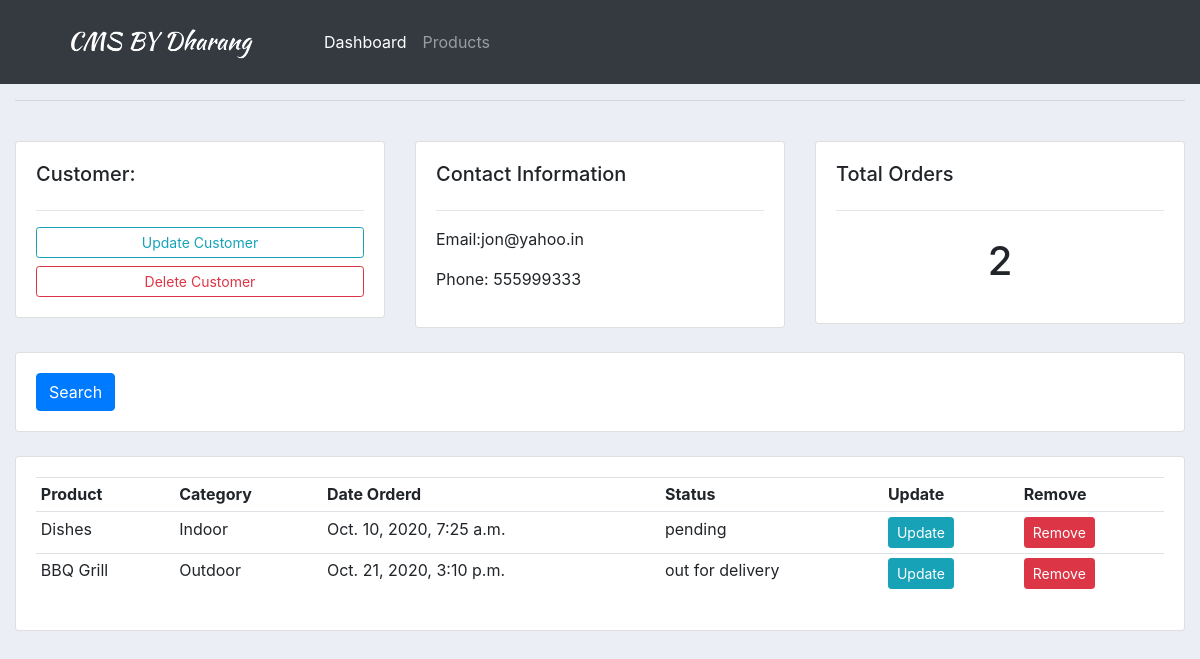
Screenshot of /customer/1 with the database file from the repository.
### accounts/models.py (models this page shows, shortened)
class Customer(models.Model):
    name = models.CharField(max_length=200,null=True)
    phone = models.CharField(max_length=200,null=True)
    email = models.CharField(max_length=200,null=True)
    date_created = models.DateTimeField(auto_now_add=True)

class Orders(models.Model):
    STATUS = (
        ('pending','pending'),
        ('out for delivery','out for delivery'),
        ('delivered','delivered'),
             )
    customer = models.ForeignKey(Customer,on_delete=models.SET_NULL,null=True)
    product = models.ForeignKey(Products,on_delete=models.SET_NULL,null=True)
    date_created = models.DateTimeField(auto_now_add=True)
    status = models.CharField(max_length=200,null=True,choices=STATUS)

class Products(models.Model):
    CATAGORY = (
        ('Indoor','Indoor'),
        ('Outdoor','Outdoor'),
                )
    name = models.CharField(max_length=200,null=True)
    category = models.CharField(max_length=200,null=True,choices=CATAGORY)
    price = models.FloatField(null=True)
    description = models.CharField(max_length=200,null=True,blank=True)
    date_created = models.DateTimeField(auto_now_add=True)
    tags = models.ManyToManyField(Tag)
    def __str__(self):
        return self.name

### accounts/views.py (the view)
# urls.py: path('customer/<str:pk>', views.customer, name='customer' ),
def customer(request,pk):
    customer = Customer.objects.get(id=pk)
    orders = customer.orders_set.all()
    context = {'customer': customer,'orders': orders}
    return render(request, 'accounts/customer.html', context )

### accounts/templates/accounts/customer.html
{% extends 'accounts/main.html' %}
{% block content %}
<br>
<div class="row">
	<div class="col-md">
		<div class="card card-body">
			<h5>Customer:</h5>
			<hr>
			<a class="btn btn-outline-info  btn-sm btn-block" href="">Update Customer</a>
			<a class="btn btn-outline-danger  btn-sm btn-block" href="">Delete Customer</a>
		</div>
	</div>
	<div class="col-md">
		<div class="card card-body">
			<h5>Contact Information</h5>
			<hr>
			<p>Email:{{ customer.email }} </p>
			<p>Phone: {{ customer.phone }}</p>
		</div>
	</div>
	<div class="col-md">
		<div class="card card-body">
			<h5>Total Orders</h5>
			<hr>
			<h1 style="text-align: center;padding: 10px">{{ orders.count }}</h1>
		</div>
	</div>
</div>
<br>
<div class="row">
	<div class="col">
		<div class="card card-body">
			<form method="get">
		    <button class="btn btn-primary" type="submit">Search</button>
		  </form>
		</div>
	</div>
</div>
<br>
<div class="row">
	<div class="col-md">
		<div class="card card-body">
			<table class="table table-sm">
				<tr>
					<th>Product</th>
					<th>Category</th>
					<th>Date Orderd</th>
					<th>Status</th>
					<th>Update</th>
					<th>Remove</th>
				</tr>
				{% for i in orders %}
					<tr>
						<td>{{i.product}}</td>
						<td>{{i.product.category}}</td>
						<td>{{i.date_created}}</td>
						<td>{{i.status}}</td>
						<td><a class="btn btn-sm btn-info" href="{% url 'update_order' i.id %}">Update</a></td>
						<td><a class="btn btn-sm btn-danger" href="{% url 'delete_order' i.id %}">Remove</a></td>
					</tr>
				{% endfor %}
			</table>
		</div>
	</div>
</div>
{% endblock content %}

### static/css/main.css (style rules this page uses)
body { background-color: #ebeff5; }

### rows the page displays
Customer: email "jon@yahoo.in", phone "555999333", count "2"
Orders: product "Dishes", product.category "Indoor", date_created "Oct. 10, 2020, 7:25 a.m.", status "pending"
Orders: product "BBQ Grill", product.category "Outdoor", date_created "Oct. 21, 2020, 3:10 p.m.", status "out for delivery"
